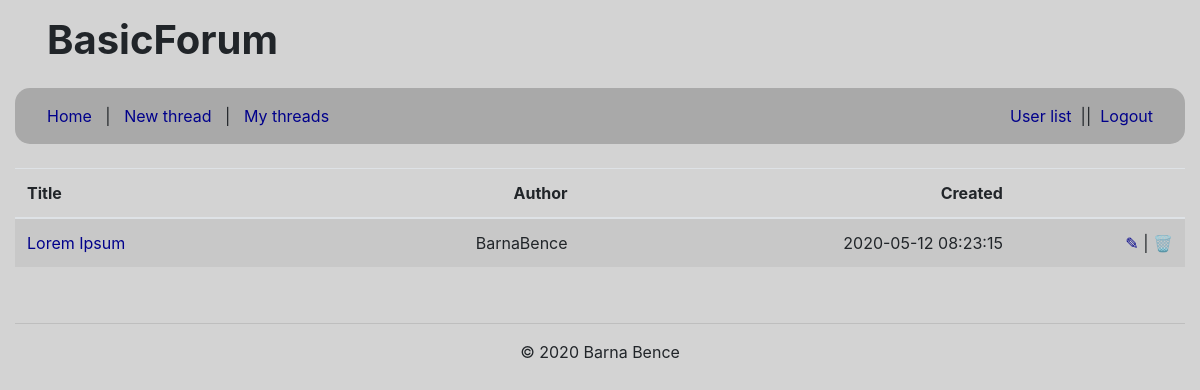
The page /index.php?P=my_thread (signed in) on the database its author committed.
### tables this page shows
CREATE TABLE IF NOT EXISTS `threads` (
  `id` int(11) NOT NULL AUTO_INCREMENT,
  `title` varchar(64) NOT NULL,
  `ftext` mediumtext NOT NULL,
  `author` mediumtext NOT NULL,
  `created` datetime NOT NULL,
  PRIMARY KEY (`id`)
);

### protected/database.php (called while the page is built, shortened)
<?php
	function getConnection() {
		$connection = new PDO(DB_TYPE.':host='.DB_HOST.';dbname='.DB_NAME.';',DB_USER, DB_PASS);
		$connection->exec("SET NAMES '".DB_CHARSET."'");
		return $connection;
	}
	function getList($queryString, $queryParams = []) {
		$connection = getConnection();
		$statement = $connection->prepare($queryString);
		$success = $statement->execute($queryParams);
		$result = $success ? $statement->fetchAll(PDO::FETCH_ASSOC) : [];
		return $result;
	}
?>

### protected/thread/mythreads.php (the view, shortened to what this page needs)
<?php
	$query = "SELECT id, title, author, created FROM threads WHERE author = :author ORDER BY created desc";
	$params = [':author' => $_SESSION['uname']];
	$threads = getList($query, $params);
?>
<?php if(count($threads) <= 0) : ?>
	<h1>No threads found in the database</h1>
<?php else : ?>
	<table class="table table-striped">
		<thead>
			<tr>
				<th scope="col">Title</th>
				<th scope="col" class="right">Author</th>
				<th scope="col" class="right">Created</th>
				<th scope="col"></th>
			</tr>
		</thead>
		<tbody>
			<?php foreach ($threads as $t) : ?>
				<tr>
					<td><a href="index.php?P=open_thread&o=<?=$t['id'] ?>"><?=$t['title'] ?></td>
					<td align='right'><?=$t['author'] ?></td>
					<td align='right'><?=$t['created'] ?></td>
					<td align='right'><a href="index.php?P=update_thread&u=<?=$t['id'] ?>">&#9998 </a> | <a href="?P=home&d=<?=$t['id'] ?>">&#128465</a></td>
				</tr>
			<?php endforeach;?>
		</tbody>
	</table>
<?php endif; ?>

### public/style.css (style rules this page uses)
body { background-color: lightgray; }
.right { text-align: right; }
a:link { color: darkblue; }

### rows shown on the page
threads: title "Lorem Ipsum", author "BarnaBence", created "2020-05-12 08:23:15"
